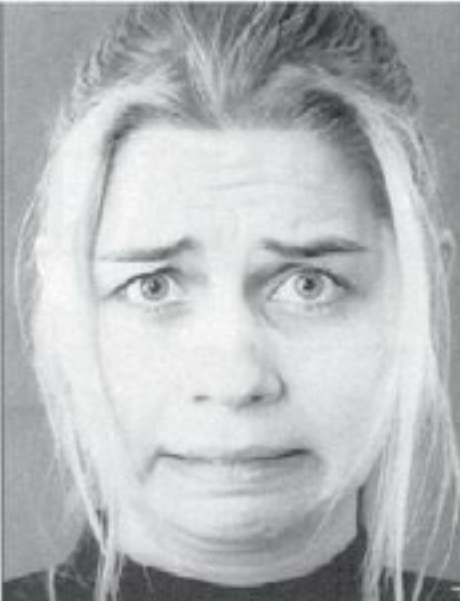
#> input picture TestExpression.png, 460 x 602 px
$ jupyter execute FacialRecognitionProject.ipynb
#> lines starting #> are read from the running program, lines starting #| are printed output that depends on the picture
[cell 1]
from google.colab import files

# Upload an image file for happy expression testing
uploaded = files.upload()
#> the answer given: TestExpression.png

# Save the uploaded image
for filename in uploaded.keys():
    uploaded_image_path = filename

[cell 2]
from google.colab import files

# Upload an image file for sad expression testing
uploaded = files.upload()
#> the answer given: HappyExpression.png

# Save the uploaded image
for filename in uploaded.keys():
    uploaded_image_path_sad = filename

[cell 3]
import cv2
from scipy.spatial import distance
import numpy as np

#function for recognizing an expression by an image
def recognize_expression(img):

    expression_label = "joy" # label happy

    return expression_label


expression_database = {
    "joy": cv2.imread(uploaded_image_path),
    "sadness": cv2.imread(uploaded_image_path_sad), #I made the database this way to be expanded in the future with a larger dataset of images
}
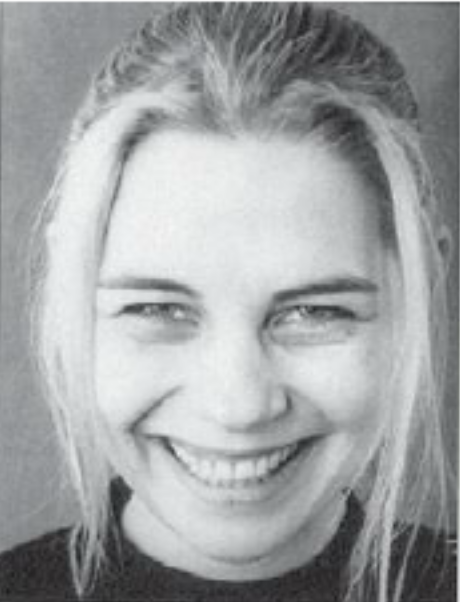
#> input picture HappyExpression.png, 460 x 602 px

# comparing two images
def compare(image1, image2):
    # image to greyscale
    greyOne = cv2.cvtColor(image1, cv2.COLOR_BGR2GRAY)
    greyTwo = cv2.cvtColor(image2, cv2.COLOR_BGR2GRAY)

    # resize images
    resizedImage1 = cv2.resize(greyOne, (100, 100))
    resizedImage2 = cv2.resize(greyTwo, (100, 100))

    #parameters to make HOGDescriptor work:
    winSize = (32,32)
    blockSize = (16,16)
    blockStride = (8,8)
    cellSize = (8,8)
    nbins = 9
    hog = cv2.HOGDescriptor(winSize, blockSize, blockStride, cellSize, nbins)

    #Two hog variables
    hogOne = hog.compute(greyOne)
    hogTwo = hog.compute(greyTwo)

    # compare hog distances of difference using euclidean function
    dist = distance.euclidean(hogOne, hogTwo)

    #return distances
    return dist

# find closest expression by image
def closestExpression(img):
    # call recognize expression function
    uploaded_expression = recognize_expression(img)

    # compare each image for closest match
    closest_match = None
    min_distance = float('inf')
    for expression, expression_image in expression_database.items():
        similarity = compare(img, expression_image)
        if similarity < min_distance:
            min_distance = similarity
            closest_match = expression

    return closest_match

# process image
def process_uploaded_image(img):
    # closest image
    closest_expression = closestExpression(img)

    print("Nearest Match:", closest_expression)


# Main Section

# test image upload
uploaded = files.upload()
#> the answer given: HappyExpression.png


#get file name
filename = next(iter(uploaded))


# save file
for filename in uploaded.keys():
    uploaded_image_path = filename

print(filename)

# read uploaded image
uploaded_image = cv2.imread(filename)
#> uploaded_image is the input picture: shape (602, 460, 3); mean B, G, R 163.3, 162.2, 159.6

# call function to process file
process_uploaded_image(uploaded_image)
#> in closestExpression, `uploaded_expression = recognize_expression(img)`: uploaded_expression = 'joy'
#> the loop in closestExpression, `for expression, expression_image in expression_database.items():` made 2 passes
#> (expression, winSize in compare, blockSize in compare, cellSize in compare, nbins in compare, dist in compare, similarity, min_distance) on passes 1 to 2: ('joy', (32, 32), (16, 16), (8, 8), 9, 134, 134, 134), ('sadness', (32, 32), (16, 16), (8, 8), 9, 0, 0, 0)
#> pass 1, in compare, `resizedImage1 = cv2.resize(greyOne, (100, 100))`:
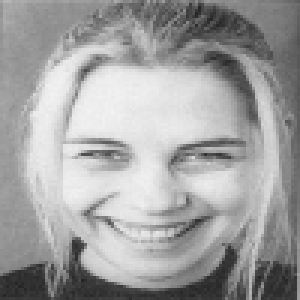
#> resizedImage1: shape (100, 100) (shown 3 times larger); min 35, max 243, mean 161
#> pass 1, in compare, `resizedImage2 = cv2.resize(greyTwo, (100, 100))`:
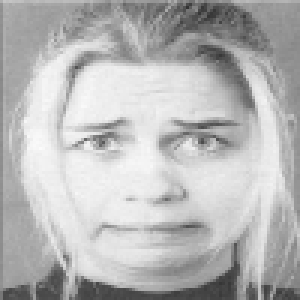
#> resizedImage2: shape (100, 100) (shown 3 times larger); min 51, max 251, mean 183.3
#> after the loop in closestExpression, `for expression, expression_image in expression_database.items():`: min_distance = 0
#> in process_uploaded_image, `closest_expression = closestExpression(img)`: closest_expression = 'sadness'
#| Nearest Match: sadness
